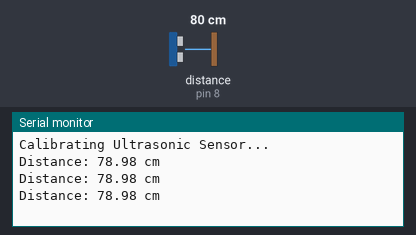
Recording of a sketch running on a simulated Arduino Uno, built with avr-gcc and run on an emulated ATmega328P. On the bench: the last lines printed to the serial monitor. Wiring (inferred from the names in the program): ultrasonic range finder: trigger pin 9; echo pin 8. Inputs (shaded band) come from the test bench; at power-on: distance to the obstacle (sensor on pin 8) 80 cm. The echo pulse lasts 58.3 µs per cm.

Above: at 1.3 s.
1.4 s: distance to the obstacle (sensor on pin 8) set to 2 cm
At 1.9 s:
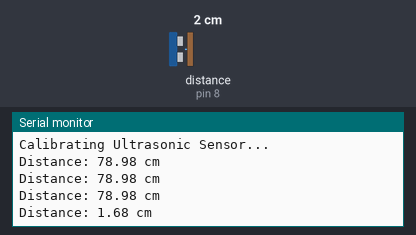
2.9 s: distance to the obstacle (sensor on pin 8) set to 4 cm
At 3.4 s:
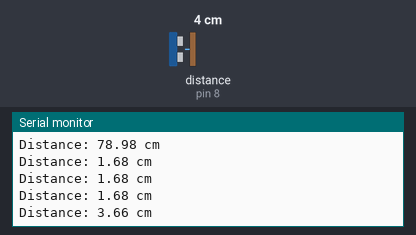
Timing chart, 0 to 5.9 s (numbered marks = the images above; inputs shaded):
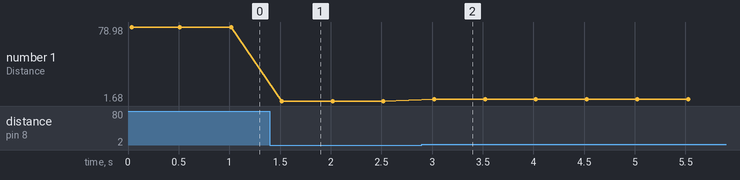

The sketch:

ULTRASONIC_SENSOR_CALIBRATION_CODE.ino
```cpp
// Define pins for the ultrasonic sensor
const int trigPin = 9;  // Trigger pin
const int echoPin = 8;  // Echo pin

void setup() {
  // Initialize serial communication
  Serial.begin(9600);

  // Set pin modes
  pinMode(trigPin, OUTPUT);
  pinMode(echoPin, INPUT);

  // Print startup message
  Serial.println("Calibrating Ultrasonic Sensor...");
}

void loop() {
  // Generate a trigger pulse
  digitalWrite(trigPin, LOW);
  delayMicroseconds(2);
  digitalWrite(trigPin, HIGH);
  delayMicroseconds(10);
  digitalWrite(trigPin, LOW);

  // Measure echo duration
  long duration = pulseIn(echoPin, HIGH);

  // Calculate distance in cm
  float distance = duration * 0.034 / 2;

  // Print the distance
  Serial.print("Distance: ");
  Serial.print(distance);
  Serial.println(" cm");

  // Delay for readability
  delay(500);
}
```

Measured:
- after the input at 1.4 s, the serial monitor: prints a new line after 0.12 s (image 1)
- after the input at 2.9 s, the serial monitor: prints a new line after 0.12 s (image 2)
- plotted number 1: 78.98 → 1.68 after the input at 1.4 s, 1.68 → 3.66 after the input at 2.9 s
